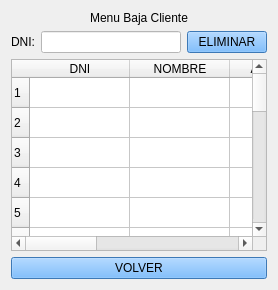
    <widget class="QWidget" name="page_baja_cliente">
     <layout class="QHBoxLayout" name="horizontalLayout_6">
      <item>
       <layout class="QGridLayout" name="gridLayout_13">
        <item row="0" column="0">
         <widget class="QLabel" name="label_3">
          <property name="styleSheet">
           <string notr="true">font: 36pt &quot;Segoe UI&quot;;</string>
          </property>
          <property name="text">
           <string>Menu Baja Cliente</string>
          </property>
          <property name="alignment">
           <set>Qt::AlignCenter</set>
          </property>
         </widget>
        </item>
        <item row="1" column="0">
         <layout class="QGridLayout" name="gridLayout_12">
          <item row="0" column="0">
           <layout class="QGridLayout" name="gridLayout_11">
            <item row="0" column="0">
             <widget class="QLabel" name="label_4">
              <property name="text">
               <string>DNI:</string>
              </property>
             </widget>
            </item>
            <item row="0" column="1">
             <widget class="QLineEdit" name="le_dni_baja_cliente">
              <property name="styleSheet">
               <string notr="true">background-color: rgb(255, 255, 255);</string>
              </property>
             </widget>
            </item>
            <item row="0" column="2">
             <widget class="QPushButton" name="bt_eliminar_cliente">
              <property name="styleSheet">
               <string notr="true">background-color: rgb(85, 170, 255);</string>
              </property>
              <property name="text">
               <string>ELIMINAR</string>
              </property>
             </widget>
            </item>
           </layout>
          </item>
          <item row="1" column="0">
           <layout class="QGridLayout" name="gridLayout_10">
            <item row="0" column="0">
             <widget class="QTableWidget" name="tableWidget">
              <property name="rowCount">
               <number>20</number>
              </property>
              <row/>
              <row/>
              <row/>
              <row/>
              <row/>
              <row/>
              <row/>
              <row/>
              <row/>
              <row/>
              <row/>
              <row/>
              <row/>
              <row/>
              <row/>
              <row/>
              <row/>
              <row/>
              <row/>
              <row/>
              <column>
               <property name="text">
                <string>DNI</string>
               </property>
              </column>
              <column>
               <property name="text">
                <string>NOMBRE</string>
               </property>
              </column>
              <column>
               <property name="text">
                <string>APELLIDO</string>
               </property>
              </column>
              <column>
               <property name="text">
                <string>MAIL</string>
               </property>
              </column>
              <column>
               <property name="text">
                <string>TELEFONO</string>
               </property>
              </column>
              <column>
               <property name="text">
                <string>MEDIO</string>
               </property>
              </column>
             </widget>
            </item>
            <item row="1" column="0">
             <widget class="QPushButton" name="bt_volver_baja_cliente">
              <property name="styleSheet">
               <string notr="true">background-color: rgb(85, 170, 255);</string>
              </property>
              <property name="text">
               <string>VOLVER</string>
              </property>
             </widget>
            </item>
           </layout>
          </item>
         </layout>
        </item>
       </layout>
      </item>
     </layout>
    </widget>
